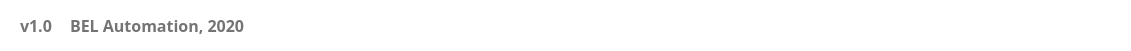
   <widget class="QFrame" name="footer">
    <property name="geometry">
     <rect>
      <x>235</x>
      <y>722</y>
      <width>1131</width>
      <height>51</height>
     </rect>
    </property>
    <property name="styleSheet">
     <string notr="true">background-color:white;border:none;</string>
    </property>
    <property name="frameShape">
     <enum>QFrame::StyledPanel</enum>
    </property>
    <property name="frameShadow">
     <enum>QFrame::Raised</enum>
    </property>
    <widget class="QWidget" name="jabil_logo" native="true">
     <property name="geometry">
      <rect>
       <x>950</x>
       <y>10</y>
       <width>171</width>
       <height>31</height>
      </rect>
     </property>
     <property name="styleSheet">
      <string notr="true">border-image: url(:/Img/LogoJabil.png);background:transparent;</string>
     </property>
    </widget>
    <widget class="QLabel" name="lbl_automation">
     <property name="geometry">
      <rect>
       <x>70</x>
       <y>15</y>
       <width>221</width>
       <height>21</height>
      </rect>
     </property>
     <property name="font">
      <font>
       <family>PibotoLt</family>
       <pointsize>12</pointsize>
       <weight>75</weight>
       <bold>true</bold>
      </font>
     </property>
     <property name="styleSheet">
      <string notr="true">color: #757475</string>
     </property>
     <property name="text">
      <string>BEL Automation, 2020</string>
     </property>
    </widget>
    <widget class="QLabel" name="value_version">
     <property name="geometry">
      <rect>
       <x>20</x>
       <y>15</y>
       <width>50</width>
       <height>21</height>
      </rect>
     </property>
     <property name="font">
      <font>
       <family>PibotoLt</family>
       <pointsize>12</pointsize>
       <weight>75</weight>
       <bold>true</bold>
      </font>
     </property>
     <property name="styleSheet">
      <string notr="true">color: #757475</string>
     </property>
     <property name="text">
      <string>v1.0</string>
     </property>
    </widget>
   </widget>
